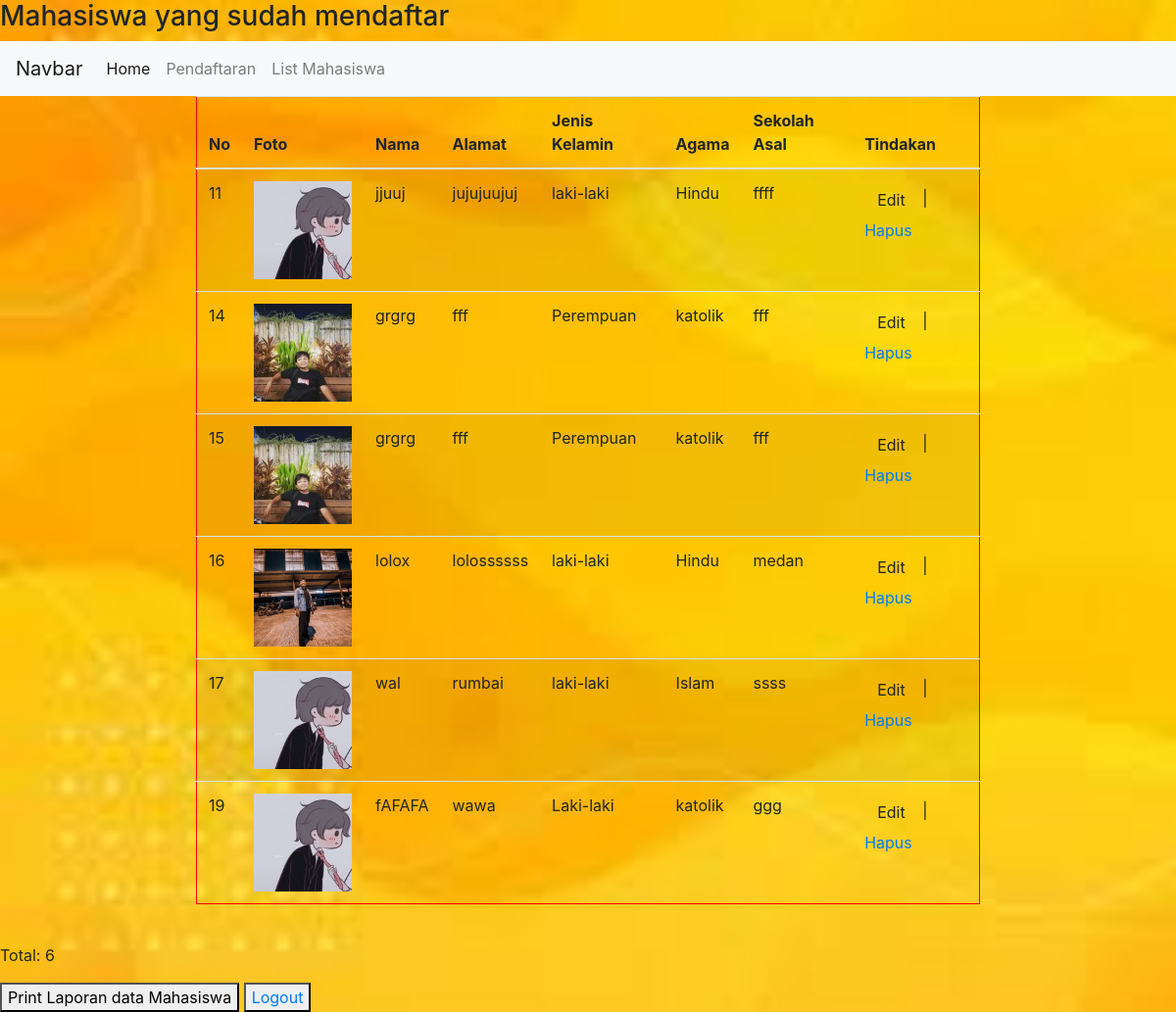
The app's page /list_mahasiswa.php with its own data.
### tables this page shows
CREATE TABLE `calon_siswa` (
  `id` int(11) NOT NULL,
  `foto` varchar(200) NOT NULL,
  `nama` varchar(233) NOT NULL,
  `alamat` varchar(233) NOT NULL,
  `jenis_kelamin` varchar(233) NOT NULL,
  `agama` varchar(233) NOT NULL,
  `sekolah_asal` varchar(233) NOT NULL
);

### list_mahasiswa.php (the view, shortened to what this page needs)
<?php include("config.php"); ?>
<!DOCTYPE html>
<html>
    <head>
    <link rel="stylesheet" href="home.css">
    <link rel="stylesheet" href="https://cdn.jsdelivr.net/npm/bootstrap@4.6.2/dist/css/bootstrap.min.css">
    </head>
    <body>
        <header>
            <h3>Mahasiswa yang sudah mendaftar</h3>
        </header>
        <nav class="navbar navbar-expand-lg navbar-light bg-light">
  <a class="navbar-brand" href="">Navbar</a>
  <div class="collapse navbar-collapse" id="navbarNav">
    <ul class="navbar-nav">
      <li class="nav-item active">
        <a class="nav-link" href="home.php">Home <span class="sr-only">(current)</span></a>
      </li>
      <li class="nav-item">
        <a class="nav-link" href="form-daftar.php">Pendaftaran</a>
      </li>
      <li class="nav-item">
        <a class="nav-link" href="list_mahasiswa.php">List Mahasiswa</a>
      </li>
    </ul>
  </div>
</nav>
        <div class="table-responsive-md">
        <table align = "center" class="table table-striped" style="width: 800px; border : solid red 1px;">
            <thead>
                <tr>
                    <th scope="col">No</th>
                    <th scope="col">Foto</th>
                    <th scope="col">Nama</th>
                    <th scope="col">Alamat</th>
                    <th scope="col">Jenis Kelamin</th>
                    <th scope="col">Agama</th>
                    <th scope="col">Sekolah Asal</th>
                    <th scope="col">Tindakan</th>
                    </tr>
</thead>
<tbody>
<?php
$sql = "SELECT * FROM calon_siswa";
$query = mysqli_query($conn, $sql);
while($siswa = mysqli_fetch_array($query)){
echo "<tr>";
echo "<td scope = row>".$siswa['id']."</td>";
echo "<td scope = row><img src='images/".$siswa['foto']."' width='100' height='100'></td>";
echo "<td scope = row>".$siswa['nama']."</td>";
echo "<td scope = row >".$siswa['alamat']."</td>";
echo "<td scope = row>".$siswa['jenis_kelamin']."</td>";
echo "<td scope = row>".$siswa['agama']."</td>";
echo "<td scope = row>".$siswa['sekolah_asal']."</td>";
echo "<td>";
echo "<a class= btn btn-warning href='form-edit.php?id=".$siswa['id']."'>Edit</a> | ";
echo "<a  href='hapus.php?id=".$siswa['id']."'>Hapus</a>";
echo "</td>";
echo "</tr>";
}
?>
</tbody>
</table>
<BR>
<p>Total: <?php echo mysqli_num_rows($query) ?></p>
<button onclick="window.print()">Print Laporan data Mahasiswa</button>
<button><a href="register.php">Logout</a></button>
</div>
</body>
</html>

### home.css (style rules this page uses)
html { margin: 0; padding: 0; width: 100%; }
body { margin: 0; padding: 0; width: 100%; height: 100%; background-image: url(images/yellowe.png); background-repeat: no-repeat; background-size: cover; display: block; }

### records on screen
calon_siswa: id "11", foto (picture), nama "jjuuj", alamat "jujujuujuj", jenis_kelamin "laki-laki", agama "Hindu", sekolah_asal "ffff"
calon_siswa: id "14", foto (picture), nama "grgrg", alamat "fff", jenis_kelamin "Perempuan", agama "katolik", sekolah_asal "fff"
calon_siswa: id "15", foto (picture), nama "grgrg", alamat "fff", jenis_kelamin "Perempuan", agama "katolik", sekolah_asal "fff"
calon_siswa: id "16", foto (picture), nama "lolox", alamat "lolossssss", jenis_kelamin "laki-laki", agama "Hindu", sekolah_asal "medan"
calon_siswa: id "17", foto (picture), nama "wal", alamat "rumbai", jenis_kelamin "laki-laki", agama "Islam", sekolah_asal "ssss"
calon_siswa: id "19", foto (picture), nama "fAFAFA", alamat "wawa", jenis_kelamin "Laki-laki", agama "katolik", sekolah_asal "ggg"

### other values on screen
mysqli_num_rows($query) "6"
